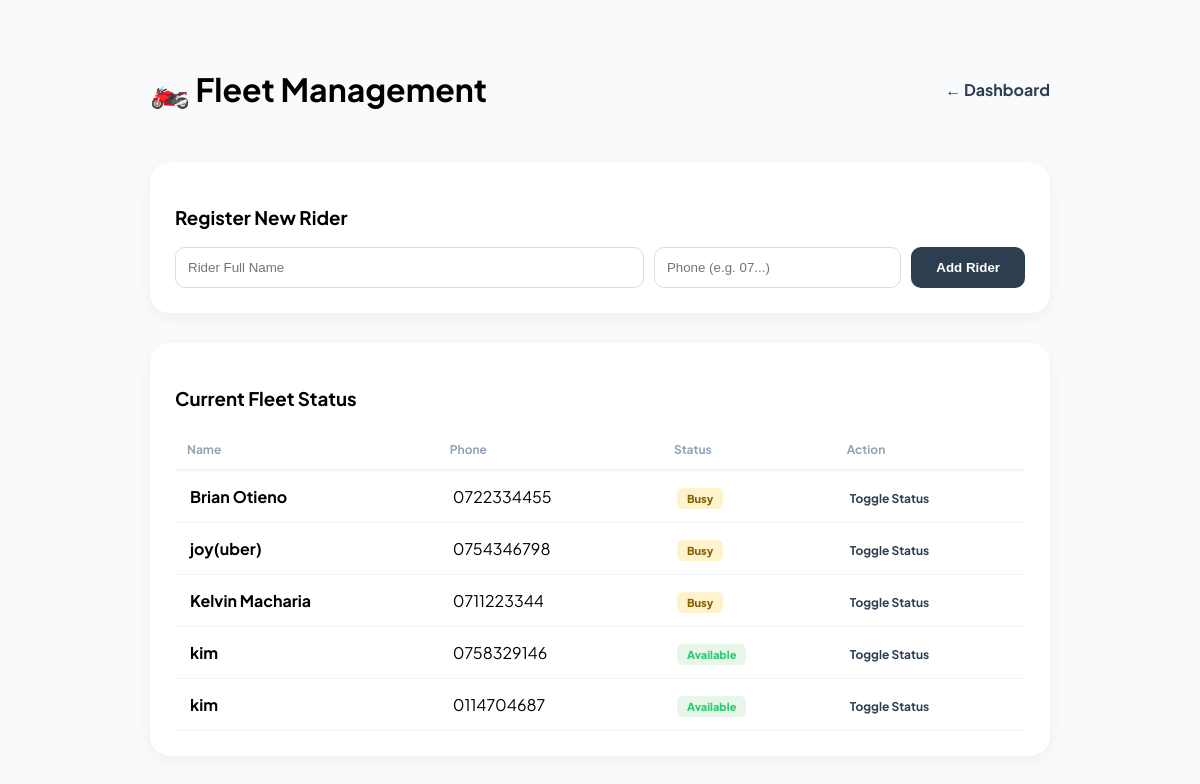
Screenshot of /rider_management.php (signed in) with the database file from the repository.
### tables this page shows
CREATE TABLE `delivery_riders` (
  `id` int(11) NOT NULL,
  `rider_name` varchar(100) DEFAULT NULL,
  `phone_number` varchar(15) DEFAULT NULL,
  `current_status` enum('Available','Busy') DEFAULT 'Available'
);

### rider_management.php (the view, shortened to what this page needs)
<?php
require_once 'config.php';
$riders = $conn->query("SELECT * FROM delivery_riders ORDER BY rider_name ASC");
?>
<!DOCTYPE html>
<html lang="en">
<head>
</head>
<body>
<div class="container">
    <div style="display:flex; justify-content:space-between; align-items:center; margin-bottom:30px;">
        <h1>🏍️ Fleet Management</h1>
        <a href="staff_dashboard.php" style="text-decoration:none; font-weight:700; color:var(--primary);">← Dashboard</a>
    </div>
    <div class="card">
        <h3>Register New Rider</h3>
        <form method="POST" style="display:flex; gap:10px;">
            <input type="text" name="rider_name" placeholder="Rider Full Name" required style="flex:2; padding:12px; border-radius:10px; border:1px solid #ddd;">
            <input type="text" name="phone_number" placeholder="Phone (e.g. 07...)" required style="flex:1; padding:12px; border-radius:10px; border:1px solid #ddd;">
            <button type="submit" name="add_rider" style="background:var(--primary); color:white; border:none; padding:12px 25px; border-radius:10px; font-weight:700;">Add Rider</button>
        </form>
    </div>
    <div class="card">
        <h3>Current Fleet Status</h3>
        <table>
            <thead><tr><th>Name</th><th>Phone</th><th>Status</th><th>Action</th></tr></thead>
            <tbody>
                <?php while($r = $riders->fetch_assoc()): ?>
                <tr>
                    <td><strong><?php echo htmlspecialchars($r['rider_name']); ?></strong></td>
                    <td><?php echo $r['phone_number']; ?></td>
                    <td><span class="status <?php echo $r['current_status']; ?>"><?php echo $r['current_status']; ?></span></td>
                    <td><a href="?toggle_id=<?php echo $r['id']; ?>&status=<?php echo $r['current_status']; ?>" class="btn-toggle">Toggle Status</a></td>
                </tr>
                <?php endwhile; ?>
            </tbody>
        </table>
    </div>
</div>
</body>
</html>

### rider_management.php (style rules this page uses)
:root { --primary: #2c3e50; --accent: #2ecc71; --bg: #f8fafc; }
body { font-family: 'Plus Jakarta Sans', sans-serif; background: var(--bg); padding: 40px; }
.container { max-width: 900px; margin: 0 auto; }
.card { background: #fff; padding: 25px; border-radius: 20px; box-shadow: 0 4px 15px rgba(0,0,0,0.05); margin-bottom: 30px; }
table { width: 100%; border-collapse: collapse; margin-top: 20px; }
th { text-align: left; padding: 12px; color: #94a3b8; font-size: 12px; border-bottom: 2px solid #f1f5f9; }
td { padding: 15px; border-bottom: 1px solid #f1f5f9; }
.status { padding: 4px 10px; border-radius: 6px; font-size: 11px; font-weight: 800; }
.Available { background: #e8f5e9; color: #2ecc71; }
.Busy { background: #fff3cd; color: #856404; }
.btn-toggle { font-size: 12px; color: var(--primary); font-weight: 700; text-decoration: none; }

### rows the page displays
delivery_riders: rider_name "Brian Otieno", phone_number "0722334455", current_status "Busy"
delivery_riders: rider_name "joy(uber)", phone_number "0754346798", current_status "Busy"
delivery_riders: rider_name "Kelvin Macharia", phone_number "0711223344", current_status "Busy"
delivery_riders: rider_name "kim", phone_number "0758329146", current_status "Available"
delivery_riders: rider_name "kim", phone_number "0114704687", current_status "Available"
